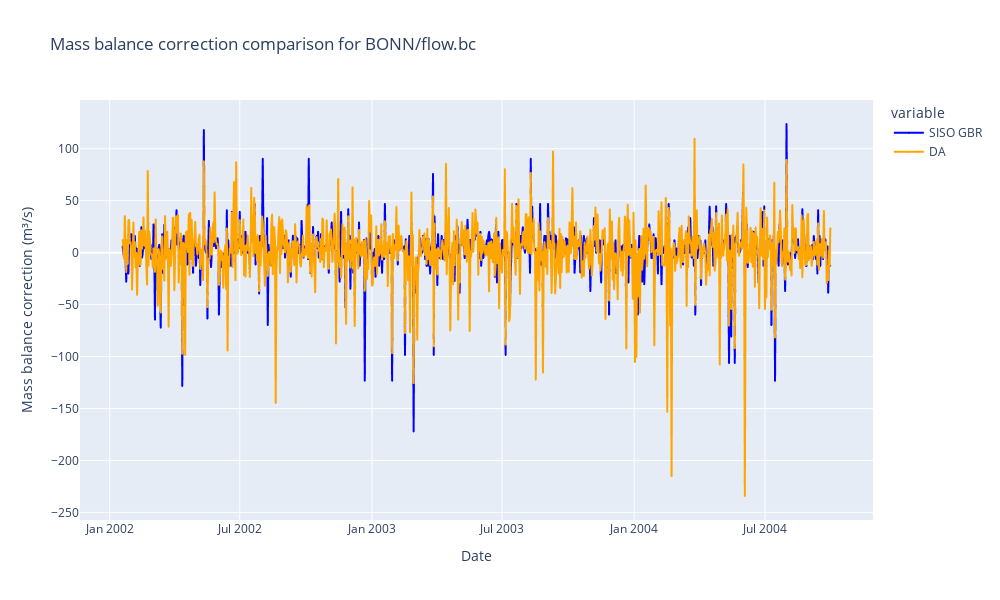

Write notebook code for a chart like this one.
### Markdown cell above
<h2>Output visualization</h2>

### Code cell
data = {
    'Date': df_output.index[-len(predictions):],
    'SISO GBR': predictions_original_scale.flatten(),
    'DA': y_test
}
df_plot = pd.DataFrame(data)

fig = px.scatter(df_plot, x='Date', y=['SISO GBR', 'DA'],
                 labels={'value': 'Mass balance correction (m³/s)'},
                 title='Mass balance correction comparison for ' + df_output.columns[feature_label],
                 color_discrete_sequence=['blue', 'orange'])
fig.update_traces(marker={'size': 2},
                  #line=dict(dash='dash'),
                  mode='lines+markers')
fig.update_layout(width=1000, height=600)
fig.show()
#filepath=r'C:\Users\sujan.maharjan\Desktop\KISTERS\figures\regressor_Emmer.html'
#fig.write_html(filepath)

### Figure 1 — Plotly figure (JSON) as saved in the notebook; plotly's stock layout.template omitted (floating-point values rounded to 4 significant figures; data arrays with more than 128 entries replaced by an {"elided": "..."} marker saying what was removed)
{"data": [{"hovertemplate": "variable=SISO GBR<br>Date=%{x}<br>Mass balance correction (m³/s)=%{y}<extra></extra>", "legendgroup": "SISO GBR", "marker": {"color": "blue", "size": 2, "symbol": "circle"}, "mode": "lines+markers", "name": "SISO GBR", "showlegend": true, "type": "scattergl", "x": {"elided": "986 str values"}, "xaxis": "x", "y": {"elided": "986 float values"}, "yaxis": "y"}, {"hovertemplate": "variable=DA<br>Date=%{x}<br>Mass balance correction (m³/s)=%{y}<extra></extra>", "legendgroup": "DA", "marker": {"color": "orange", "size": 2, "symbol": "circle"}, "mode": "lines+markers", "name": "DA", "showlegend": true, "type": "scattergl", "x": {"elided": "986 str values"}, "xaxis": "x", "y": {"elided": "986 float values"}, "yaxis": "y"}], "layout": {"height": 600, "legend": {"title": {"text": "variable"}, "tracegroupgap": 0}, "title": {"text": "Mass balance correction comparison for BONN/flow.bc"}, "width": 1000, "xaxis": {"anchor": "y", "domain": [0, 1], "title": {"text": "Date"}}, "yaxis": {"anchor": "x", "domain": [0, 1], "title": {"text": "Mass balance correction (m³/s)"}}}}
